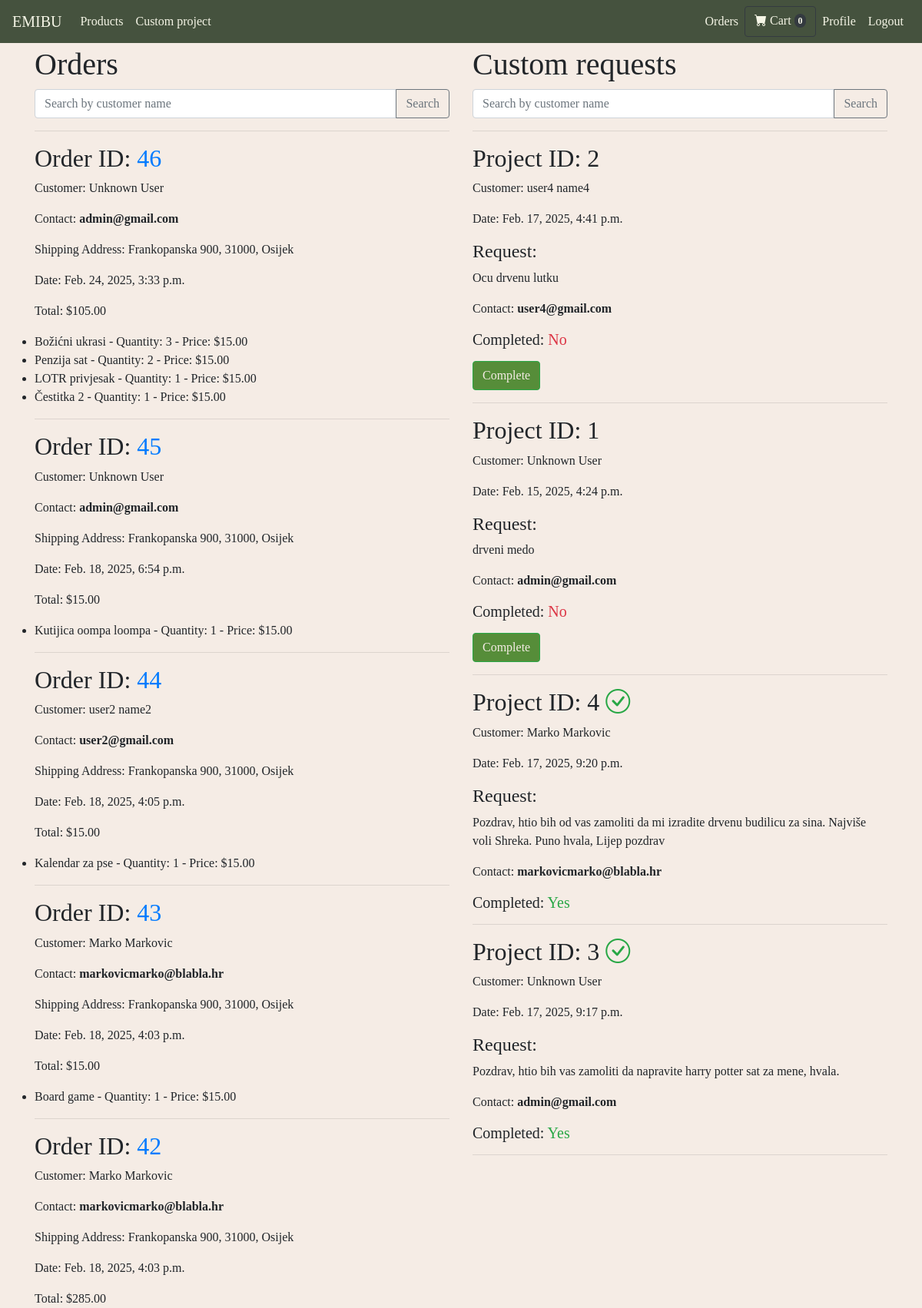
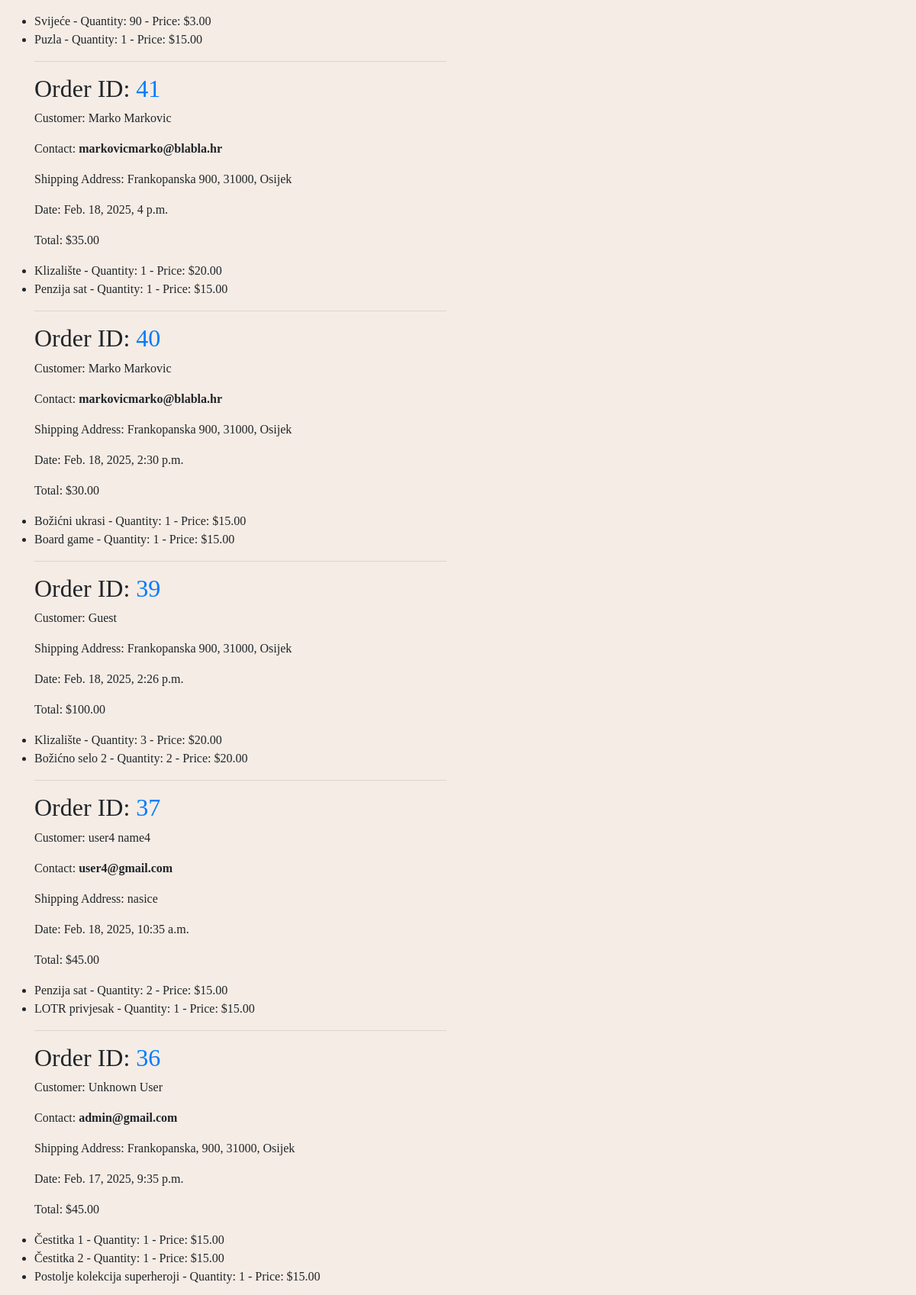
The page /store/orders/ (signed in, upper part) on the database its author committed (2 pictures, top to bottom).
### store/models.py (models this page shows, shortened)
class Order(models.Model):
    customerID = models.ForeignKey(Customer, on_delete=models.CASCADE, null=True)
    products = models.ManyToManyField(OrderProduct, through='OrderLine', related_name='order_products')
    total_price = models.DecimalField(max_digits=10, decimal_places=2)
    order_date = models.DateTimeField(auto_now_add=True)
    delivery_address = models.CharField(max_length=128, default="Trg Bana Josipa Jelacica 10, 10000 Zagreb, Croatia")
    first_name = models.CharField(max_length=128, default="")
    last_name = models.CharField(max_length=128, default="")
    email = models.CharField(max_length=64, default="")
    processed = models.BooleanField(default=False)

class Customer(models.Model):
    user = models.OneToOneField(User, on_delete=models.CASCADE)
    first_name = models.CharField(max_length=128)
    last_name = models.CharField(max_length=128)
    email = models.CharField(max_length=64)

class OrderLine(models.Model):
    orderID = models.ForeignKey(Order, on_delete=models.CASCADE)
    productID = models.ForeignKey(OrderProduct, on_delete=models.CASCADE)
    quantity = models.IntegerField()
    total_price = models.DecimalField(max_digits=10, decimal_places=2, default=0)

class OrderProduct(models.Model):
    type = models.CharField(max_length=128, default="zivotinje")
    name = models.CharField(max_length=128)
    price = models.DecimalField(max_digits=10, decimal_places=2)
    image = models.CharField(max_length=512)
    description = models.TextField(blank=True, null=True)

class CustomProject(models.Model):
    title = models.CharField(max_length=128, default="No title")
    request_text = models.TextField()
    request_date = models.DateTimeField(auto_now_add=True)
    customerID = models.ForeignKey(Customer, on_delete=models.CASCADE)
    completed = models.BooleanField(default=False)

### store/views.py (the view)
# urls.py: path('orders/', views.order_list, name='orders'),
@login_required
def order_list(request):
    if request.user.is_superuser:
        query_orders = request.GET.get('qo')
        if query_orders:
            orders = Order.objects.filter(
                Q(customerID__first_name__icontains=query_orders) |
                Q(customerID__last_name__icontains=query_orders)
            ).order_by('-order_date')
        else:
            orders = Order.objects.all().order_by('-order_date')
        query_projects = request.GET.get('qp')
        if query_projects:
            projects = CustomProject.objects.filter(
                Q(customerID__first_name__icontains=query_projects) |
                Q(customerID__last_name__icontains=query_projects)
            ).order_by('completed', '-request_date')
        else:
            projects = CustomProject.objects.all().order_by('completed', '-request_date')
        context = {
            'orders': orders,
            'projects': projects,
            'query_orders': query_orders,
            'query_projects': query_projects,
        }
        return render(request, 'store/order_list.html', context)
    else:
        return redirect('home_page')

### store/cart.py (called while the page is built)
    def __len__(self):
        return len(self.cart)

### store/context_processors.py (called while the page is built)
def cart_item_count(request):
    cart = Cart(request)
    return {'cart_item_count': len(cart)}

### store/templates/store/order_list.html (shortened to what this page needs)
{% extends 'store/base.html' %}
{% load static %}
{% block content %}
<link rel="stylesheet" href="{% static 'btnstyle.css' %}">
<div class="container">
    <div class="row">
        <div class="col-md-6 mt-1">
            <h1>Orders</h1>
            <form method="GET" action="{% url 'orders' %}">
                <div class="input-group mb-3">
                    {% if query_orders %}
                        <input type="text" name="qo" class="form-control" placeholder="Search by customer name" value="{{ query_orders }}">
                    {% else %}
                        <input type="text" name="qo" class="form-control" placeholder="Search by customer name">
                    {% endif %}
                    <div class="input-group-append">
                        <button class="btn btn-outline-secondary" type="submit">Search</button>
                    </div>
                </div>
            </form>
            <hr>
            {% for order in orders %}
                <h2>Order ID: <a href="{% url 'order_detail' order.id %}">{{ order.id }}</a></h2>
                {% if order.customerID %}
                <p>Customer: {{ order.customerID.first_name }} {{ order.customerID.last_name }}</p>
                <p>Contact: <strong>{{ order.customerID.email }}</strong></p>
                {% else %}
                <p>Customer: Guest</p>
                {% endif %}
                <p>Shipping Address: {{ order.delivery_address }}</p>
                <p>Date: {{ order.order_date }}</p>
                <p>Total: ${{ order.total_price }}</p>
                <ul>
                {% for product in order.orderline_set.all %}
                    <li>{{ product.productID.name }} - Quantity: {{ product.quantity }} - Price: ${{ product.productID.price }}</li>
                {% endfor %}
                </ul>
                <hr>
            {% endfor %}
        </div>
        <div class="col-md-6 mt-1">
            <h1>Custom requests</h1>
            <form method="GET" action="{% url 'orders' %}">
                <div class="input-group mb-3">
                    {% if query_projects %}
                        <input type="text" name="qp" class="form-control" placeholder="Search by customer name" value="{{ query_projects }}">
                    {% else %}
                        <input type="text" name="qp" class="form-control" placeholder="Search by customer name">
                    {% endif %}
                    <div class="input-group-append">
                        <button class="btn btn-outline-secondary" type="submit">Search</button>
                    </div>
                </div>
            </form>
            <hr>
            {% for project in projects %}
                <h2>Project ID: {{ project.id }} {% if project.completed %} <i class="bi bi-check-circle text-success"></i> {% endif %}</h2>
                <p>Customer: {{ project.customerID.first_name }} {{ project.customerID.last_name }}</p>
                <p>Date: {{ project.request_date }}</p>
                <p><h4>Request:</h5> {{ project.request_text }}</p>
                <p>Contact: <strong>{{ project.customerID.email }}</strong></p>
                {% if project.completed %}
                    <p><h5>Completed: <span class="text-success">Yes</span></h5></p>
                {% else %}
                    <p><h5>Completed: <span class="text-danger">No</span></h5></p>
                    <a href="{% url 'project_complete' project.id %}" class="btn btn-success">Complete</a>
                {% endif %}
                <hr>
            {% endfor %}
        </div>
    </div>
</div>
{% endblock %}

### store/static/btnstyle.css (style rules this page uses)
* { margin: 0; padding: 0; font-family: poppins; }
.btn-success { background-color: #568d39 !important; color: rgb(245, 236, 229) !important; transition: background-color 0.3s ease; }

### rows shown on the page
Order: id "46", customerID.first_name "Unknown", customerID.last_name "User", customerID.email "admin@gmail.com", delivery_address "Frankopanska 900, 31000, Osijek", order_date "Feb. 24, 2025, 3:33 p.m.", total_price "105.00"
OrderLine: productID.name "Božićni ukrasi", quantity "3", productID.price "15.00"
OrderLine: productID.name "Penzija sat", quantity "2", productID.price "15.00"
OrderLine: productID.name "LOTR privjesak", quantity "1", productID.price "15.00"
OrderLine: productID.name "Čestitka 2", quantity "1", productID.price "15.00"
Order: id "45", customerID.first_name "Unknown", customerID.last_name "User", customerID.email "admin@gmail.com", delivery_address "Frankopanska 900, 31000, Osijek", order_date "Feb. 18, 2025, 6:54 p.m.", total_price "15.00"
OrderLine: productID.name "Kutijica oompa loompa", quantity "1", productID.price "15.00"
Order: id "44", customerID.first_name "user2", customerID.last_name "name2", customerID.email "user2@gmail.com", delivery_address "Frankopanska 900, 31000, Osijek", order_date "Feb. 18, 2025, 4:05 p.m.", total_price "15.00"
OrderLine: productID.name "Kalendar za pse", quantity "1", productID.price "15.00"
Order: id "43", customerID.first_name "Marko", customerID.last_name "Markovic", customerID.email "markovicmarko@blabla.hr", delivery_address "Frankopanska 900, 31000, Osijek", order_date "Feb. 18, 2025, 4:03 p.m.", total_price "15.00"
OrderLine: productID.name "Board game", quantity "1", productID.price "15.00"
Order: id "42", customerID.first_name "Marko", customerID.last_name "Markovic", customerID.email "markovicmarko@blabla.hr", delivery_address "Frankopanska 900, 31000, Osijek", order_date "Feb. 18, 2025, 4:03 p.m.", total_price "285.00"
OrderLine: productID.name "Svijeće", quantity "90", productID.price "3.00"
OrderLine: productID.name "Puzla", quantity "1", productID.price "15.00"
Order: id "41", customerID.first_name "Marko", customerID.last_name "Markovic", customerID.email "markovicmarko@blabla.hr", delivery_address "Frankopanska 900, 31000, Osijek", order_date "Feb. 18, 2025, 4 p.m.", total_price "35.00"
OrderLine: productID.name "Klizalište", quantity "1", productID.price "20.00"
OrderLine: productID.name "Penzija sat", quantity "1", productID.price "15.00"
Order: id "40", customerID.first_name "Marko", customerID.last_name "Markovic", customerID.email "markovicmarko@blabla.hr", delivery_address "Frankopanska 900, 31000, Osijek", order_date "Feb. 18, 2025, 2:30 p.m.", total_price "30.00"
OrderLine: productID.name "Božićni ukrasi", quantity "1", productID.price "15.00"
OrderLine: productID.name "Board game", quantity "1", productID.price "15.00"
Order: id "39", shows "Customer: Guest", delivery_address "Frankopanska 900, 31000, Osijek", order_date "Feb. 18, 2025, 2:26 p.m.", total_price "100.00"
OrderLine: productID.name "Klizalište", quantity "3", productID.price "20.00"
OrderLine: productID.name "Božićno selo 2", quantity "2", productID.price "20.00"
Order: id "37", customerID.first_name "user4", customerID.last_name "name4", customerID.email "user4@gmail.com", delivery_address "nasice", order_date "Feb. 18, 2025, 10:35 a.m.", total_price "45.00"
OrderLine: productID.name "Penzija sat", quantity "2", productID.price "15.00"
OrderLine: productID.name "LOTR privjesak", quantity "1", productID.price "15.00"
Order: id "36", customerID.first_name "Unknown", customerID.last_name "User", customerID.email "admin@gmail.com", delivery_address "Frankopanska, 900, 31000, Osijek", order_date "Feb. 17, 2025, 9:35 p.m.", total_price "45.00"
OrderLine: productID.name "Čestitka 1", quantity "1", productID.price "15.00"
OrderLine: productID.name "Čestitka 2", quantity "1", productID.price "15.00"
OrderLine: productID.name "Postolje kolekcija superheroji", quantity "1", productID.price "15.00"
CustomProject: id "2", customerID.first_name "user4", customerID.last_name "name4", request_date "Feb. 17, 2025, 4:41 p.m.", request_text "Ocu drvenu lutku", customerID.email "user4@gmail.com", shows "Completed:", completed "No"
CustomProject: id "1", customerID.first_name "Unknown", customerID.last_name "User", request_date "Feb. 15, 2025, 4:24 p.m.", request_text "drveni medo", customerID.email "admin@gmail.com", shows "Completed:", completed "No"
CustomProject: id "4", completed True (drawn), customerID.first_name "Marko", customerID.last_name "Markovic", request_date "Feb. 17, 2025, 9:20 p.m.", request_text "Pozdrav, htio bih od vas zamoliti da mi izradite drvenu budilicu za sina. Najviše voli Shreka. Puno hvala, Lijep pozdrav", customerID.email "markovicmarko@blabla.hr", shows "Completed:"
CustomProject: id "3", completed True (drawn), customerID.first_name "Unknown", customerID.last_name "User", request_date "Feb. 17, 2025, 9:17 p.m.", request_text "Pozdrav, htio bih vas zamoliti da napravite harry potter sat za mene, hvala.", customerID.email "admin@gmail.com", shows "Completed:"

### other values the page prints
{{ cart_item_count }} "0"
